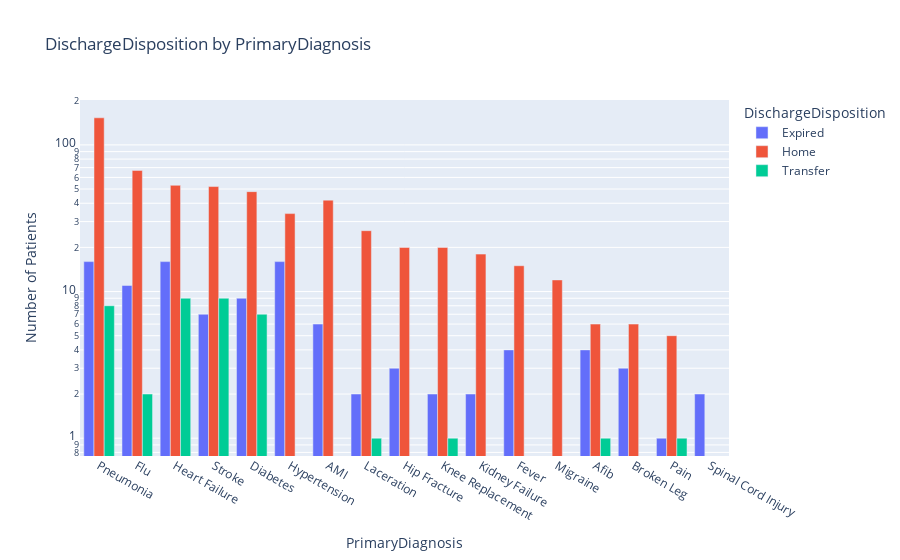

Notebook code cell kept with this figure:
### Code cell
g_bar = px.bar(Exp_home_tra,
               x='PrimaryDiagnosis',
               y='PatientID',
               title='DischargeDisposition by PrimaryDiagnosis',
               color='DischargeDisposition',
               barmode='group')
 
g_bar.update_layout(xaxis_title='PrimaryDiagnosis',
                    yaxis_title='Number of Patients',
                    xaxis={'categoryorder':'total descending'},
                    yaxis=dict(type='log'))
 
g_bar.show()

### Figure 1 — Plotly figure (JSON) as saved in the notebook; plotly's stock layout.template omitted (floating-point values rounded to 4 significant figures)
{"data": [{"alignmentgroup": "True", "hovertemplate": "DischargeDisposition=Expired<br>PrimaryDiagnosis=%{x}<br>PatientID=%{y}<extra></extra>", "legendgroup": "Expired", "marker": {"color": "#636efa"}, "name": "Expired", "offsetgroup": "Expired", "orientation": "v", "showlegend": true, "textposition": "auto", "type": "bar", "x": ["AMI", "Afib", "Broken Leg", "Diabetes", "Fever", "Flu", "Heart Failure", "Hip Fracture", "Hypertension", "Kidney Failure", "Knee Replacement", "Laceration", "Pain", "Pneumonia", "Spinal Cord Injury", "Stroke"], "xaxis": "x", "y": [6, 4, 3, 9, 4, 11, 16, 3, 16, 2, 2, 2, 1, 16, 2, 7], "yaxis": "y"}, {"alignmentgroup": "True", "hovertemplate": "DischargeDisposition=Home<br>PrimaryDiagnosis=%{x}<br>PatientID=%{y}<extra></extra>", "legendgroup": "Home", "marker": {"color": "#EF553B"}, "name": "Home", "offsetgroup": "Home", "orientation": "v", "showlegend": true, "textposition": "auto", "type": "bar", "x": ["AMI", "Afib", "Broken Leg", "Diabetes", "Fever", "Flu", "Heart Failure", "Hip Fracture", "Hypertension", "Kidney Failure", "Knee Replacement", "Laceration", "Migraine", "Pain", "Pneumonia", "Stroke"], "xaxis": "x", "y": [42, 6, 6, 48, 15, 67, 53, 20, 34, 18, 20, 26, 12, 5, 153, 52], "yaxis": "y"}, {"alignmentgroup": "True", "hovertemplate": "DischargeDisposition=Transfer<br>PrimaryDiagnosis=%{x}<br>PatientID=%{y}<extra></extra>", "legendgroup": "Transfer", "marker": {"color": "#00cc96"}, "name": "Transfer", "offsetgroup": "Transfer", "orientation": "v", "showlegend": true, "textposition": "auto", "type": "bar", "x": ["Afib", "Diabetes", "Flu", "Heart Failure", "Knee Replacement", "Laceration", "Pain", "Pneumonia", "Stroke"], "xaxis": "x", "y": [1, 7, 2, 9, 1, 1, 1, 8, 9], "yaxis": "y"}], "layout": {"barmode": "group", "legend": {"title": {"text": "DischargeDisposition"}, "tracegroupgap": 0}, "title": {"text": "DischargeDisposition by PrimaryDiagnosis"}, "xaxis": {"anchor": "y", "categoryorder": "total descending", "domain": [0, 1], "title": {"text": "PrimaryDiagnosis"}}, "yaxis": {"anchor": "x", "domain": [0, 1], "title": {"text": "Number of Patients"}, "type": "log"}}}
